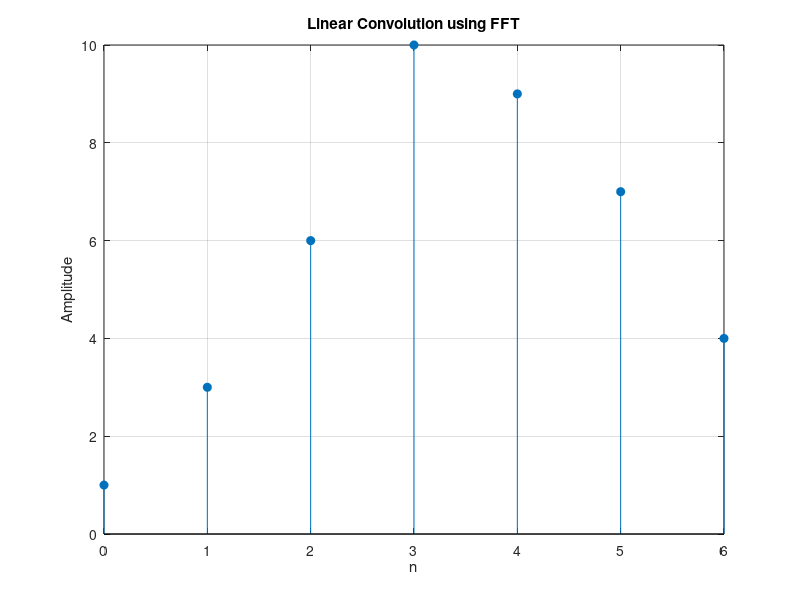

MATLAB code to generate this figure:
x = [1, 2, 3, 4]; 
h = [1, 1, 1, 1];
X = fft(x, length(x) + length(h) - 1); 
H = fft(h, length(x) + length(h) - 1);
Y = ifft(X .* H); 
stem(0:length(Y)-1, Y, 'filled');
xlabel('n');
ylabel('Amplitude');
title('Linear Convolution using FFT');
grid on;
